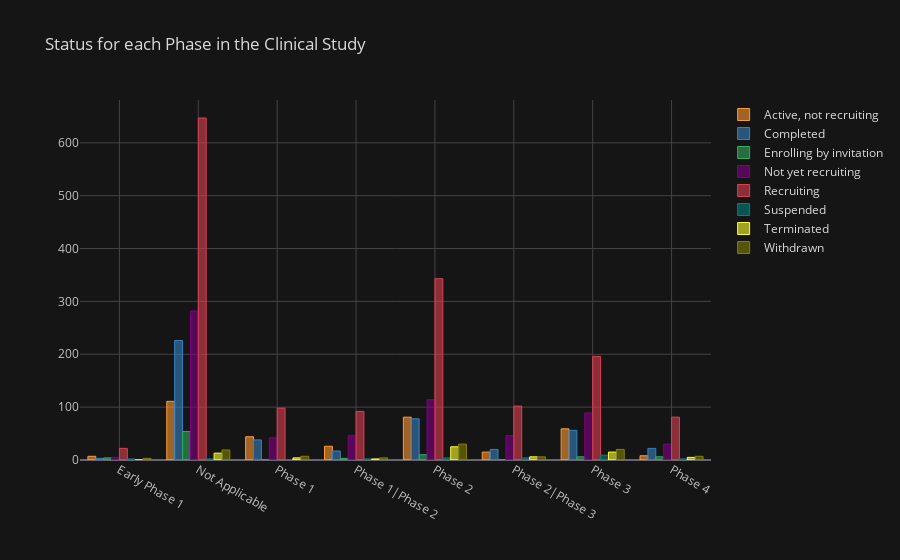

The code cell stored with this chart in its notebook:
### Code cell
plt.style.use('dark_background')
iplot(df.iplot(asFigure=True, kind='bar', title='Status for each Phase in the Clinical Study', theme='solar'))

### Figure 1 — Plotly figure (JSON) as saved in the notebook; plotly's stock layout.template omitted (floating-point values rounded to 4 significant figures)
{"data": [{"marker": {"color": "rgba(255, 153, 51, 0.6)", "line": {"color": "rgba(255, 153, 51, 1.0)", "width": 1}}, "name": "Active, not recruiting", "orientation": "v", "text": "", "type": "bar", "x": ["Early Phase 1", "Not Applicable", "Phase 1", "Phase 1|Phase 2", "Phase 2", "Phase 2|Phase 3", "Phase 3", "Phase 4"], "y": [7, 111, 44, 26, 81, 15, 59, 8]}, {"marker": {"color": "rgba(55, 128, 191, 0.6)", "line": {"color": "rgba(55, 128, 191, 1.0)", "width": 1}}, "name": "Completed", "orientation": "v", "text": "", "type": "bar", "x": ["Early Phase 1", "Not Applicable", "Phase 1", "Phase 1|Phase 2", "Phase 2", "Phase 2|Phase 3", "Phase 3", "Phase 4"], "y": [3, 226, 38, 17, 78, 20, 56, 22]}, {"marker": {"color": "rgba(50, 171, 96, 0.6)", "line": {"color": "rgba(50, 171, 96, 1.0)", "width": 1}}, "name": "Enrolling by invitation", "orientation": "v", "text": "", "type": "bar", "x": ["Early Phase 1", "Not Applicable", "Phase 1", "Phase 1|Phase 2", "Phase 2", "Phase 2|Phase 3", "Phase 3", "Phase 4"], "y": [4, 54, 1, 3, 10, 1, 6, 6]}, {"marker": {"color": "rgba(128, 0, 128, 0.6)", "line": {"color": "rgba(128, 0, 128, 1.0)", "width": 1}}, "name": "Not yet recruiting", "orientation": "v", "text": "", "type": "bar", "x": ["Early Phase 1", "Not Applicable", "Phase 1", "Phase 1|Phase 2", "Phase 2", "Phase 2|Phase 3", "Phase 3", "Phase 4"], "y": [5, 282, 42, 46, 114, 46, 89, 30]}, {"marker": {"color": "rgba(219, 64, 82, 0.6)", "line": {"color": "rgba(219, 64, 82, 1.0)", "width": 1}}, "name": "Recruiting", "orientation": "v", "text": "", "type": "bar", "x": ["Early Phase 1", "Not Applicable", "Phase 1", "Phase 1|Phase 2", "Phase 2", "Phase 2|Phase 3", "Phase 3", "Phase 4"], "y": [22, 647, 98, 92, 343, 102, 196, 81]}, {"marker": {"color": "rgba(0, 128, 128, 0.6)", "line": {"color": "rgba(0, 128, 128, 1.0)", "width": 1}}, "name": "Suspended", "orientation": "v", "text": "", "type": "bar", "x": ["Early Phase 1", "Not Applicable", "Phase 1", "Phase 1|Phase 2", "Phase 2", "Phase 2|Phase 3", "Phase 3", "Phase 4"], "y": [2, 2, 0, 2, 4, 4, 9, 2]}, {"marker": {"color": "rgba(255, 255, 51, 0.6)", "line": {"color": "rgba(255, 255, 51, 1.0)", "width": 1}}, "name": "Terminated", "orientation": "v", "text": "", "type": "bar", "x": ["Early Phase 1", "Not Applicable", "Phase 1", "Phase 1|Phase 2", "Phase 2", "Phase 2|Phase 3", "Phase 3", "Phase 4"], "y": [0, 13, 4, 2, 25, 6, 15, 5]}, {"marker": {"color": "rgba(128, 128, 0, 0.6)", "line": {"color": "rgba(128, 128, 0, 1.0)", "width": 1}}, "name": "Withdrawn", "orientation": "v", "text": "", "type": "bar", "x": ["Early Phase 1", "Not Applicable", "Phase 1", "Phase 1|Phase 2", "Phase 2", "Phase 2|Phase 3", "Phase 3", "Phase 4"], "y": [3, 19, 7, 4, 30, 6, 20, 7]}], "layout": {"legend": {"bgcolor": "#151516", "font": {"color": "#D9D9D9"}}, "paper_bgcolor": "#151516", "plot_bgcolor": "#151516", "title": {"font": {"color": "#D9D9D9"}, "text": "Status for each Phase in the Clinical Study"}, "xaxis": {"gridcolor": "#434343", "showgrid": true, "tickfont": {"color": "#C2C2C2"}, "title": {"font": {"color": "#D9D9D9"}, "text": ""}, "zerolinecolor": "#666570"}, "yaxis": {"gridcolor": "#434343", "showgrid": true, "tickfont": {"color": "#C2C2C2"}, "title": {"font": {"color": "#D9D9D9"}, "text": ""}, "zerolinecolor": "#666570"}}}
